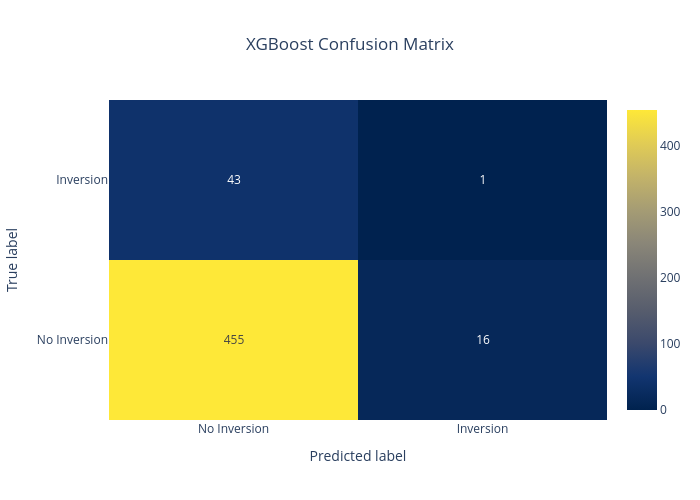
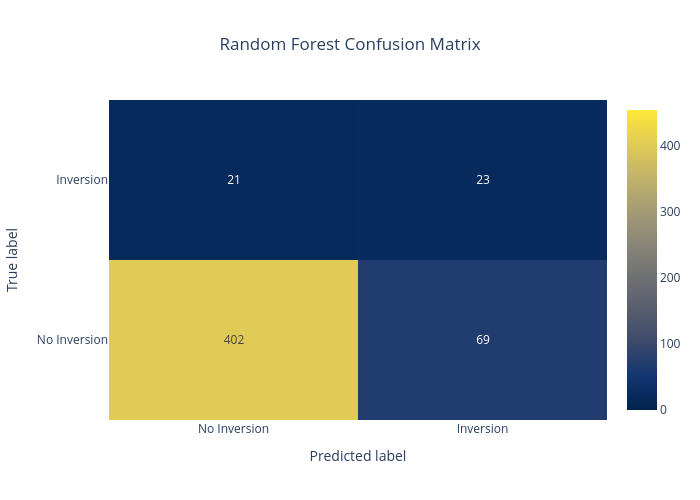

Here is the notebook cell these charts were saved with, in order:
### Code cell
cm_list = []

for model_name in best_models.keys():
    model_results = [r for r in evaluation_results if r['model'] == model_name]
    y_true = np.concatenate([r['y_true'] for r in model_results])
    y_pred = np.concatenate([r['y_pred'] for r in model_results])
    cm = confusion_matrix(y_true, y_pred)
    cm_list.append((model_name, cm))

shared_max = max(cm.max() for _, cm in cm_list)

for model_name, cm in cm_list:
    fig = go.Figure(
        data=go.Heatmap(
            z=cm,
            x=['No Inversion', 'Inversion'],
            y=['No Inversion', 'Inversion'],
            text=cm,
            texttemplate='%{text}',
            colorscale='Cividis',
            zmin=0,
            zmax=shared_max,
            showscale=True,
        )
    )

    fig.update_layout(
        title={'text':f'{model_name} Confusion Matrix', 'x':0.5, 'xanchor':'center'},
        xaxis_title='Predicted label',
        yaxis_title='True label',
        width=700,
        height=500,
        template='plotly_white'
    )

    fig.show()
    # fig.write_image(f"{path_png}/{model_name}_confusion_matrix.png", scale=2)

### Figure 1 — Plotly figure (JSON) as saved in the notebook; plotly's stock layout.template omitted (floating-point values rounded to 4 significant figures)
{"data": [{"colorscale": [[0, "#00224e"], [0.1111, "#123570"], [0.2222, "#3b496c"], [0.3333, "#575d6d"], [0.4444, "#707173"], [0.5556, "#8a8678"], [0.6667, "#a59c74"], [0.7778, "#c3b369"], [0.8889, "#e1cc55"], [1, "#fee838"]], "showscale": true, "text": [[455, 16], [43, 1]], "texttemplate": "%{text}", "type": "heatmap", "x": ["No Inversion", "Inversion"], "y": ["No Inversion", "Inversion"], "z": [[455, 16], [43, 1]], "zmax": 455, "zmin": 0}], "layout": {"height": 500, "title": {"text": "XGBoost Confusion Matrix", "x": 0.5, "xanchor": "center"}, "width": 700, "xaxis": {"title": {"text": "Predicted label"}}, "yaxis": {"title": {"text": "True label"}}}}

### Figure 2 — Plotly figure (JSON) as saved in the notebook; plotly's stock layout.template omitted (floating-point values rounded to 4 significant figures)
{"data": [{"colorscale": [[0, "#00224e"], [0.1111, "#123570"], [0.2222, "#3b496c"], [0.3333, "#575d6d"], [0.4444, "#707173"], [0.5556, "#8a8678"], [0.6667, "#a59c74"], [0.7778, "#c3b369"], [0.8889, "#e1cc55"], [1, "#fee838"]], "showscale": true, "text": [[402, 69], [21, 23]], "texttemplate": "%{text}", "type": "heatmap", "x": ["No Inversion", "Inversion"], "y": ["No Inversion", "Inversion"], "z": [[402, 69], [21, 23]], "zmax": 455, "zmin": 0}], "layout": {"height": 500, "title": {"text": "Random Forest Confusion Matrix", "x": 0.5, "xanchor": "center"}, "width": 700, "xaxis": {"title": {"text": "Predicted label"}}, "yaxis": {"title": {"text": "True label"}}}}
